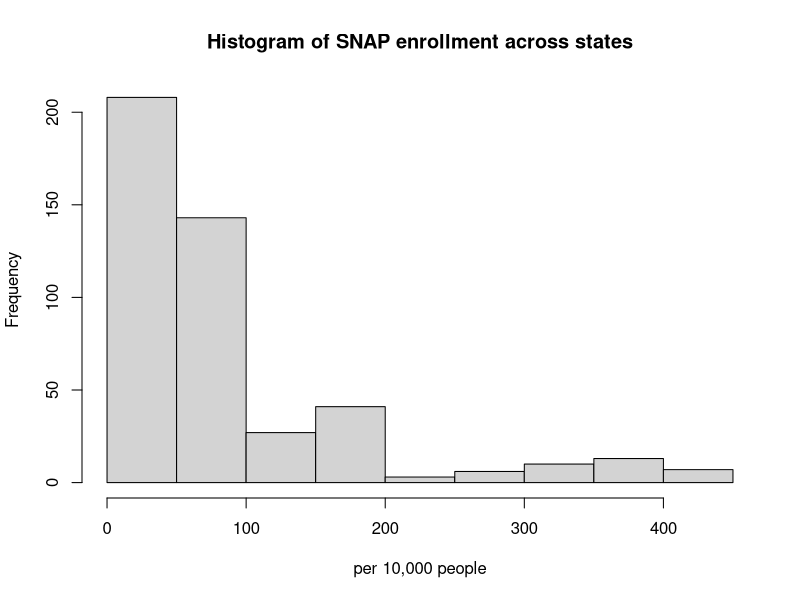
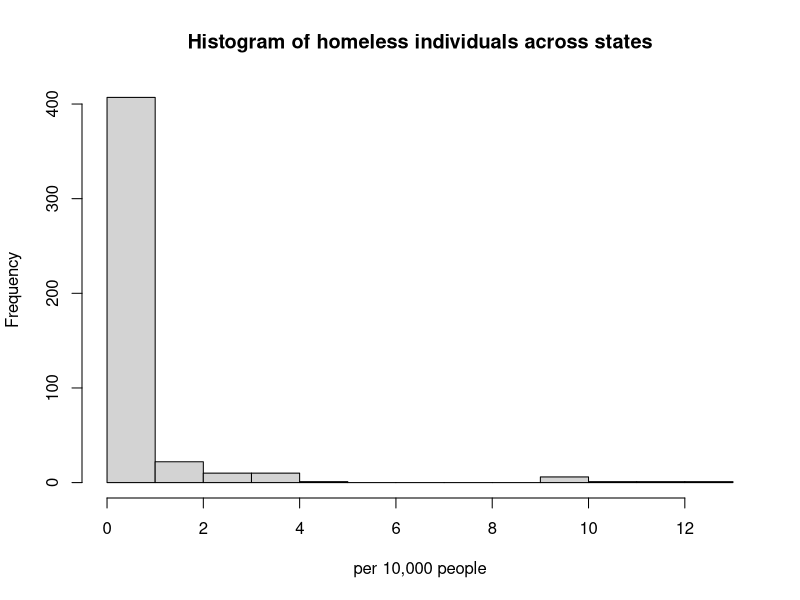
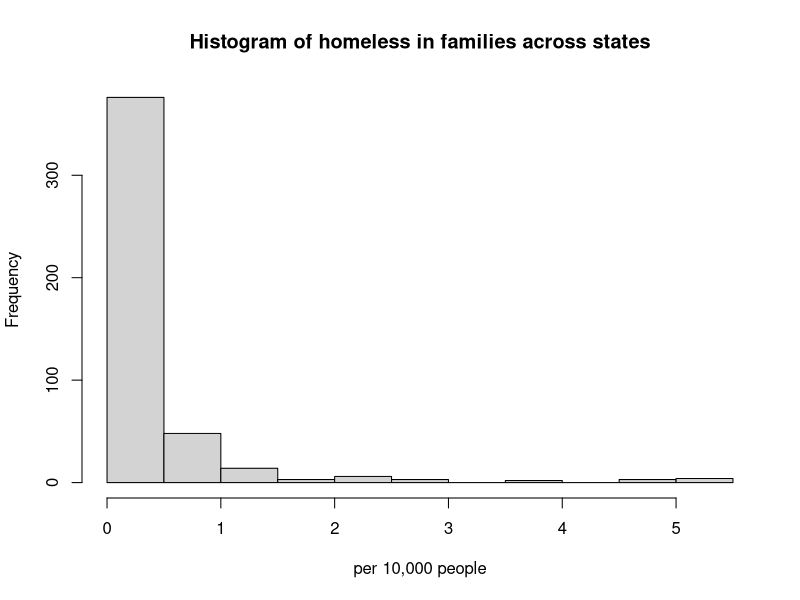
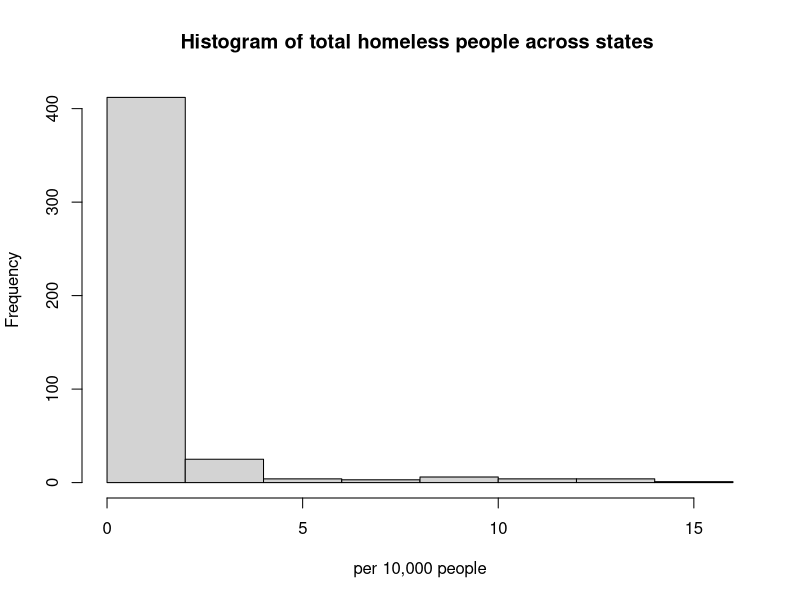
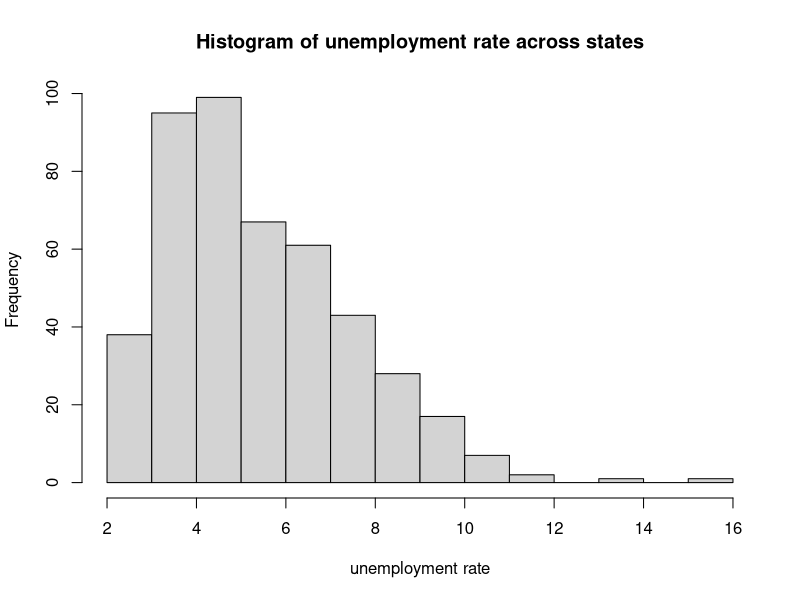
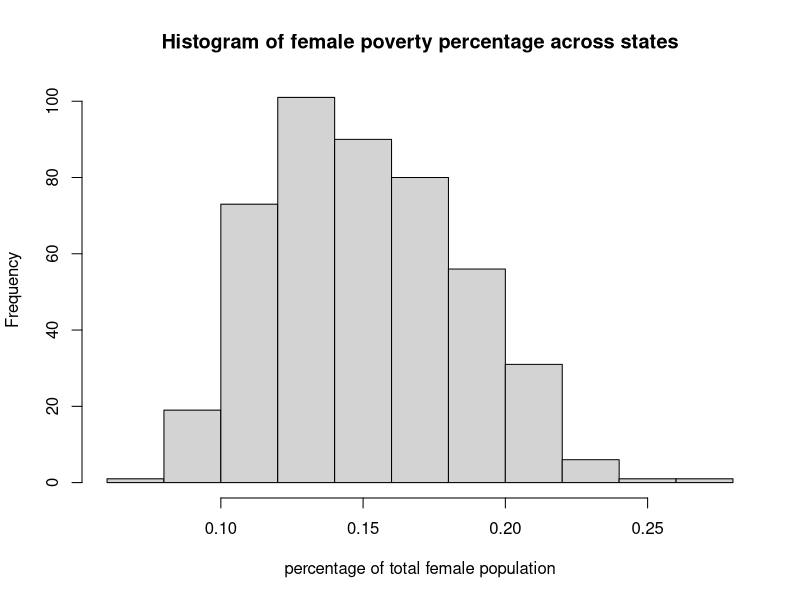
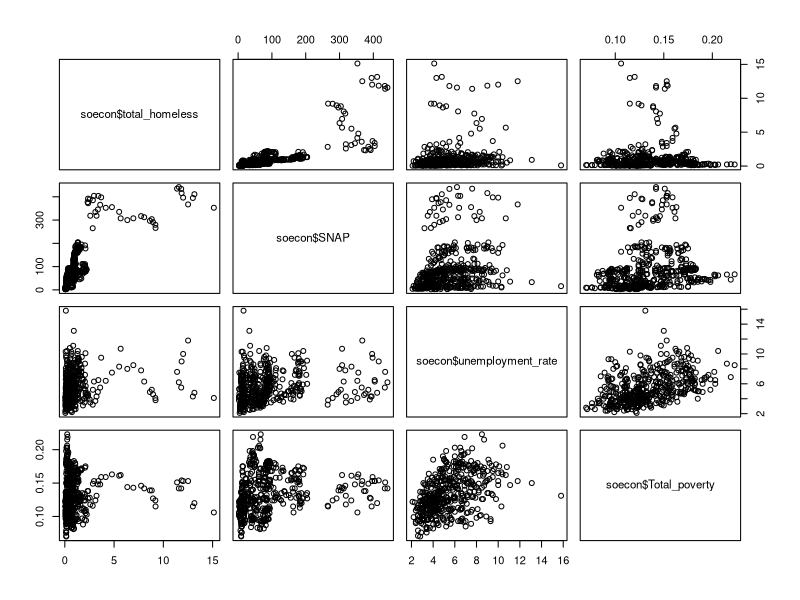
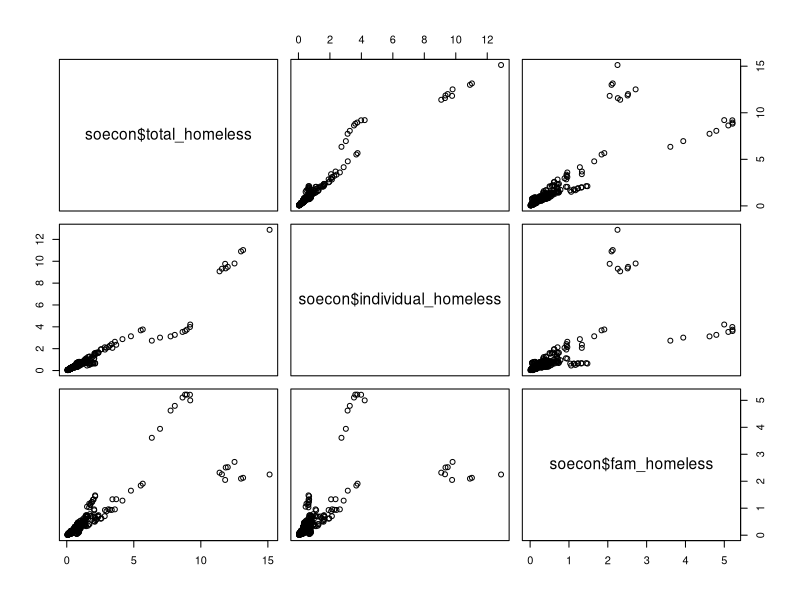

Here is the R script that generated these plots, in order: (Note: this script raises an error after producing the figures.)
## ---- chunk 1
library(rstudioapi)
library(tidyverse)
library(gam)
library(splines)
library(splines2)  
library(dplyr)
library(tidyr)
library(broom)
library(dslabs)
library(ggplot2)
library(ggthemes)
library(ggrepel)
# data cleaning for socio economic factors
soecon <- read_csv('soecon.csv')

## ---- chunk 2
names(soecon)
## ---- chunk 3
summary(soecon)
## ---- chunk 4

hist(soecon$SNAP, main='Histogram of SNAP enrollment across states', xlab = 'per 10,000 people' )

hist(soecon$individual_homeless, main = 'Histogram of homeless individuals across states', xlab = 'per 10,000 people')

hist(soecon$fam_homeless, main = 'Histogram of homeless in families across states', xlab = 'per 10,000 people')

hist(soecon$total_homeless, main = 'Histogram of total homeless people across states ', xlab = 'per 10,000 people')

hist(soecon$unemployment_rate, main='Histogram of unemployment rate across states', xlab = 'unemployment rate')

hist(soecon$Female_poverty, main='Histogram of female poverty percentage across states', xlab = 'percentage of total female population')

## ---- chunk 5
pairs(soecon$total_homeless ~ soecon$SNAP + soecon$unemployment_rate + soecon$Total_poverty )
## ---- chunk 6
# for the homeless variable, test for colinearity between its three subvariables 
pairs(soecon$total_homeless ~ soecon$individual_homeless + soecon$fam_homeless)
## ---- chunk 7
# for the homeless variable, test for colinearity between its three subvariables 
pairs(soecon$Total_poverty ~ soecon$individual_homeless + soecon$fam_homeless)
## ---- chunk 8
fulldat <- read_csv('FullData.csv')
names(fulldat)[names(fulldat) == 'DataValue'] <- 'Asthmap'
names(fulldat)[names(fulldat) == 'TOBDataValue'] <- 'TOB'


# now we try to determine which variable is more significant in predicting the Asthma prevalence
# forward selection
coln <- colnames(fulldat)

coln
fulldat <- fulldat |> drop_na()

require(broom)
#forward selection procedure using AIC values 
lm1 <- lm(Asthmap ~ 1, data=fulldat)
stepModel <- step(lm1, direction="forward",
scope=(~ AlcHeavyDataValue + AlcBingeDataValue + ObeDataValue + selfHlthDataValue + HlthCareDataValue + SNAP+ individual_homeless+fam_homeless+total_homeless+unemployment_rate+Male_poverty+Female_poverty+Total_poverty+o3_mean+pm2.5_mean+so2_mean+co_mean+no2_mean), data=fulldat)

## ---- chunk 9
names(dat_full[, 1:25])
## ---- chunk 10
dat_full <- read.csv("FullData.csv")
summary(dat_full[, 4:25])
## ---- chunk 11
hist(dat_full$DataValue, main='Histogram of asthma crude prevalence among women aged 18-44 years across states' )
hist(dat_full$TOBDataValue, main='Histogram of Percent current cigarette smoking among women aged 18-44 years across states')
hist(dat_full$selfHlthDataValue, main = 'Histogram of Self-rated health status among women aged 18-44 years across states')
